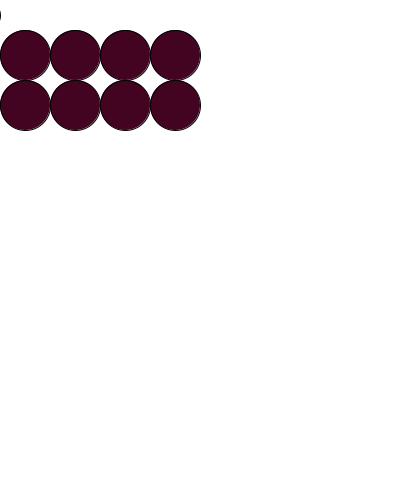
Frame 1 (no input)
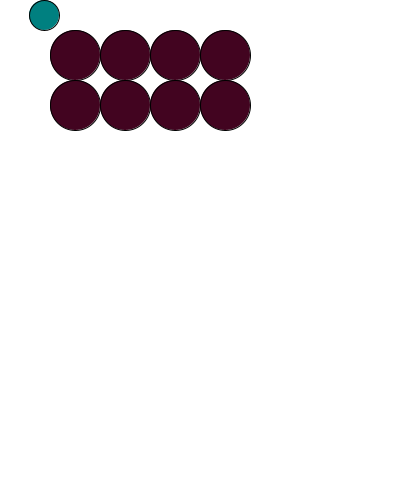
Frame 60 (the mouse pressed at the canvas centre just before this capture)
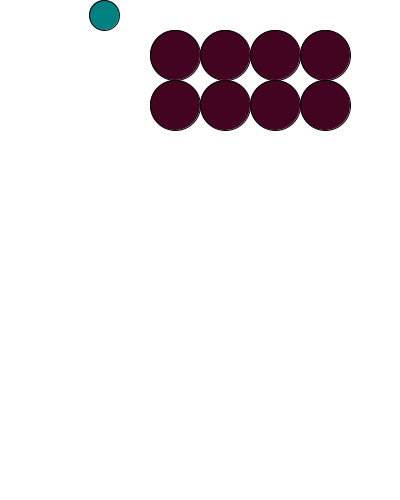
Frame 120 (the mouse held since frame 60 and released just before this capture)

The Processing sketch that drew these frames (run headless with seeded random() and noise(); from frame 60 on, the mouse is pressed at the canvas centre):

// Processing sketch: CW3
// ── CW3.pde
//Global variables for the "spaceship" that goes across the top of the screen.
int topX, topY, topRadius;

//Global variables for the grid of "invaders"
int gridX, gridY, radius, numCircleCols, numCircleRows;
//Global variable for how far and in which direction
//the invader grid moves.
int invaderSpeed;


void setup() {
  //Do not modify theses lines
  size(400, 500);
  frameRate(60);
  topRadius = 15;
  radius = 25;
  numCircleCols = 4;
  numCircleRows = 2;

  /* PART 0
    Set topX and topY so that the "spaceship"
    circle starts fully visible at the top right
    corner of the screen.
  */
  topX = -topRadius;
  topY = topRadius;

  /* PART 1
    Set gridX and gridY so that the "invader" grid
    starts fully visible on the right side just below
    the spaceship circle.
  */
  gridX = radius;
  gridY = (2*topRadius) + radius;

  /* PART 2
    Set invaderSpeed so that the invader grid
    stars by moving to the right by the width
    of a full circle.
  */
  invaderSpeed = radius*2;
}//setup


void draw() {
  background(255);

  /* PART 0
    FIRST: complete the drawSpaceShip method below.
  */
  drawSpaceShip(topX, topY, topRadius*2);
  /* PART 0
    The spaceship should move forward 1 pixel each
    frame.
    When the entire spacechip has moved past the
    right edge of the screen, move it back to the
    left side.
  */
  //CODE GOES HERE
  if (topX < width+topRadius) {
    topX += 1;
  }
  else {
    topX = -topRadius;
  }

  /* PART 1
    FIRST: complete the circleGrid method below.
  */
  circleGrid(gridX, gridY, numCircleRows, numCircleCols, radius*2);

  /* Part 2 FIRST
    The invader grid should only move twice a second using
    the invaderSpeed global variable.
  */
  //CODE GOES HERE
  if (frameCount % 30 == 0) {
    gridX += invaderSpeed;
 
  /* Part 2 SECOND
    When the invader grid would go past the right edge,
    it should move down by a full circle size and
    reverse direction.
    Make sure no part of the grid gets cut off by the
    screen.
  */
  if ((gridX + (radius * (numCircleCols) * 2) - radius) > width){
    gridY += 2*radius;
    gridX -= invaderSpeed;
    invaderSpeed = -invaderSpeed;
  }

  /* Part 2 THIRD
    When the invader grid would go past the left edge,
    it should move down by a full circle size and
    reverse direction.
    Make sure no part of the grid gets cut off by the
    screen.
  */
   else if (gridX < 0 + radius){
    gridY += 2*radius;
    gridX += radius*2;
    invaderSpeed = -invaderSpeed;}

  /* Part 2 THIRD
    When the invader grid would go past the bottom edge,
    it should reset back to the top, moving left to right
    again.
  */
  if ((gridY + (radius*2*numCircleRows) - radius) > height){
    gridY = topRadius * 2 + radius;
    invaderSpeed = radius*2;}
  }
}//draw

/* PART 0
  Draw a circle of diameter d with center (shipX, shipY).
  If the circle is cut off by the edge of the screen,
  draw a circle on the other side
*/
void drawSpaceShip(int shipX, int shipY, int d) {
  fill (#008080);
  circle (shipX, shipY, d);
}//drawSpaceShip

/* PART 1
  Draw a grid of circles with a diameter of d.
  The grid should have numRows rows, and each row
  should have numCols circles.
  The center of the top-right circles should be at
  (startX, startY)
*/
void circleGrid(int startX, int startY, int numRows, int numCols, int d) {
  fill(#420420);
  for (int col = 1; col <= numCols; col ++) {
    circle (startX, startY, d);
    for (int row =1; row < numRows; row ++) {
      startY += d;
      circle (startX, startY, d);
    }
    startY = gridY;
    startX += d;
  }
}//circleGrid

/*
  DO NOT MODIFY
  Draw a row of n circles with diameter of d where the center
  of the first circle is at (startX, startY)
*/
void circleRow(int startX, int startY, int n, int d) {
  for (int count=0; count < n; count++) {
    circle(startX, startY, d);
    startX+= d;
  }//for
}//circleRow
